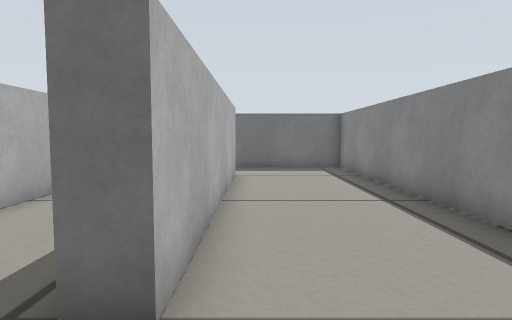
view 1 (above)

16 first-person views from a walk through a Gazebo world. The camera is 0.29 m above the floor, tilts 4° down and sees 75° across. The floor is counted in squares, 0.2 m on a side. Each view is taken from the middle of a square. On the plan, view 1 faces up. The plan holds only what a view shows up to about 15 squares ahead; the rest is blank.

view 2
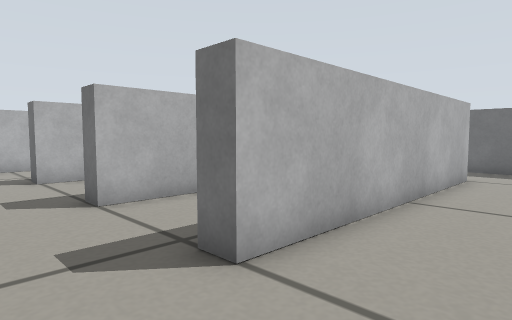

view 3
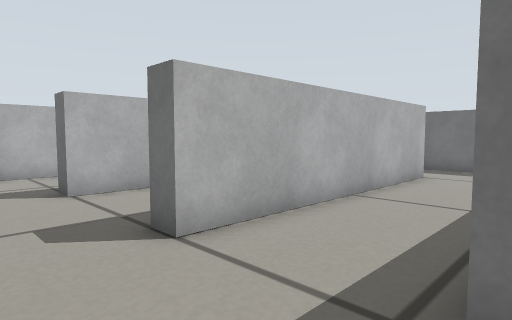

view 4
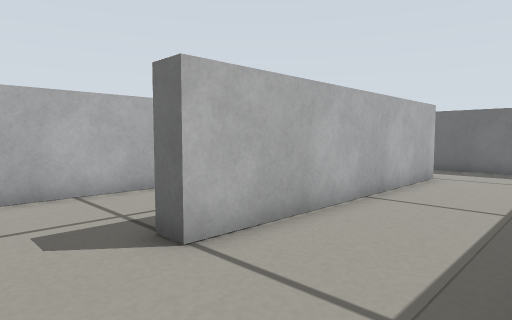

view 5
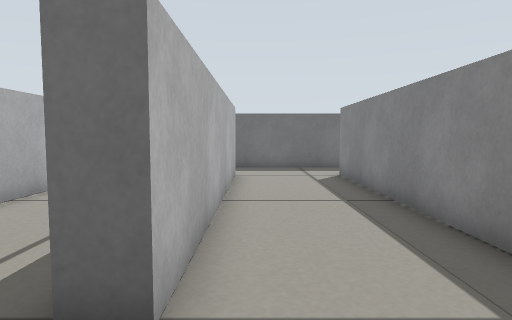

view 6
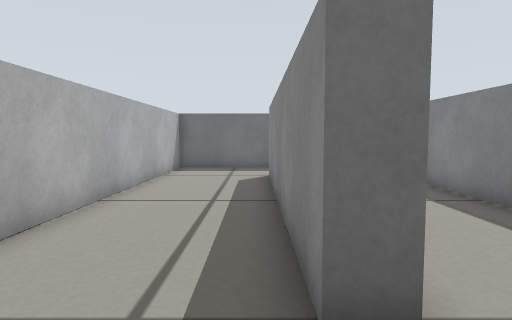

view 7
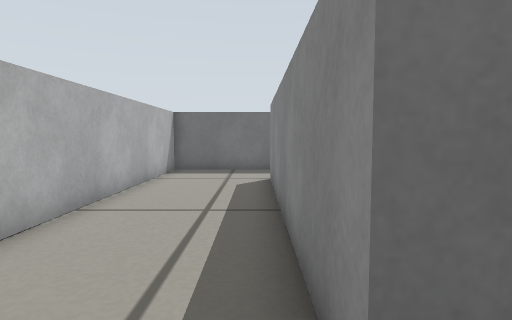

view 8
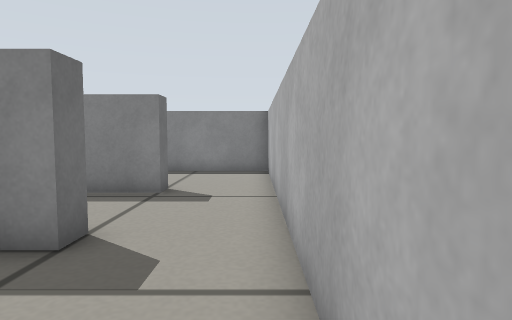

view 9
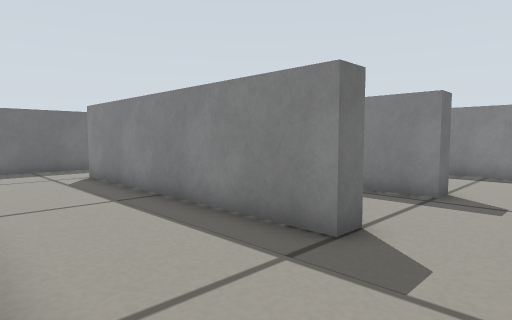

view 10
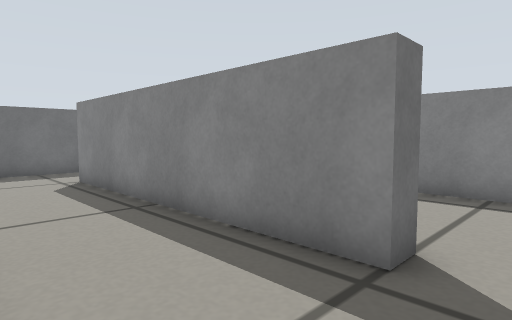

view 11
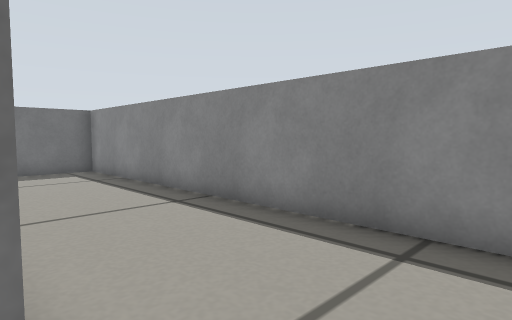

view 12
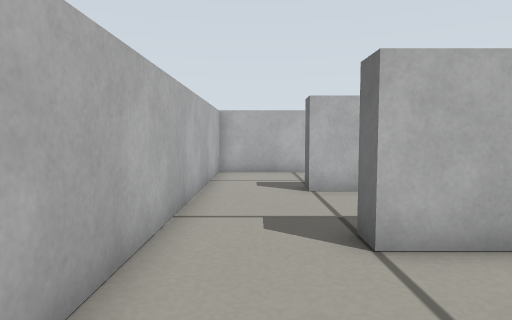

view 13
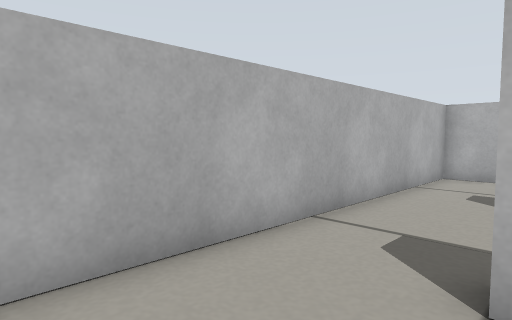

view 14
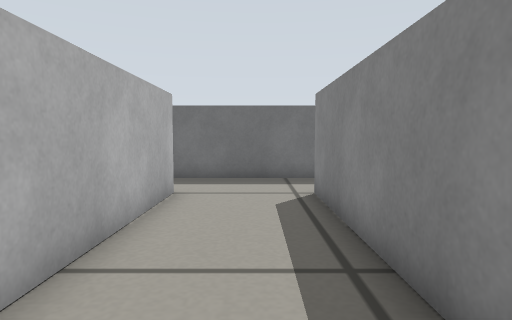

view 15
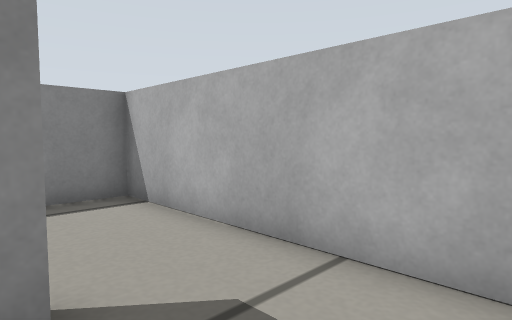

view 16
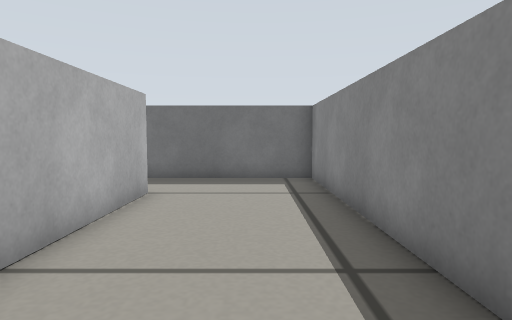

### Floor plan
Points are (right, up) in squares from view 1. A wall is a line through its corners. A room is listed if a view was taken in it or the views show most of it. See-through windows are left out.
Room 1 (views 1, 2, 3, 4, 5, 6, 7, 8, 9, 10, 11, 12, 13, 14, 15, 16)
walls: (-5.1, 12.6) (-5.1, 2.4) (-5.9, 2.4) (-5.9, 12.5); (-9.8, 12.5) (-9.8, 2.4) (-10.5, 2.4) (-10.5, 12.5); (-0.8, 12.5) (-0.8, 2.4) (-1.5, 2.4) (-1.5, 12.5); (-14.6, 15.5) (-14.6, -0.5) (3.9, -0.5) (3.9, 15.5) (-14.6, 15.5)

Where each view was taken, in squares from view 1:
view 1: 0 up, 0 right, facing up
view 2: 0 up, 2 right, facing up-left
view 3: 0 up, 1 left, facing up-left
view 4: 0 up, 6 left, facing up-left
view 5: 0 up, 9 left, facing up
view 6: 0 up, 11 left, facing up
view 7: 1 up, 11 left, facing up
view 8: 0 up, 10 left, facing right
view 9: 0 up, 10 left, facing up-right
view 10: 1 up, 5 left, facing up-right
view 11: 1 up, 1 left, facing up-right
view 12: 1 up, 1 left, facing left
view 13: 3 up, 2 left, facing down-left
view 14: 4 up, 3 left, facing up
view 15: 3 up, 4 left, facing down-right
view 16: 4 up, 2 right, facing up
